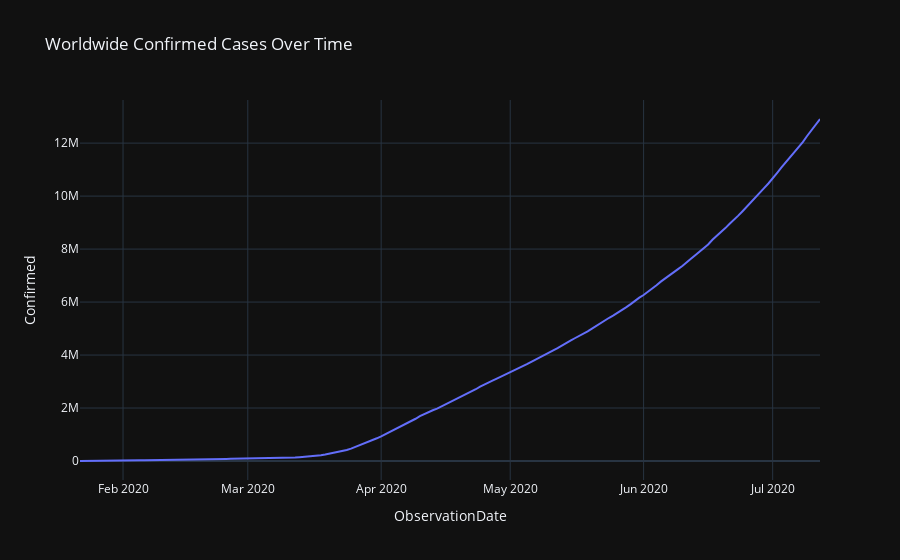
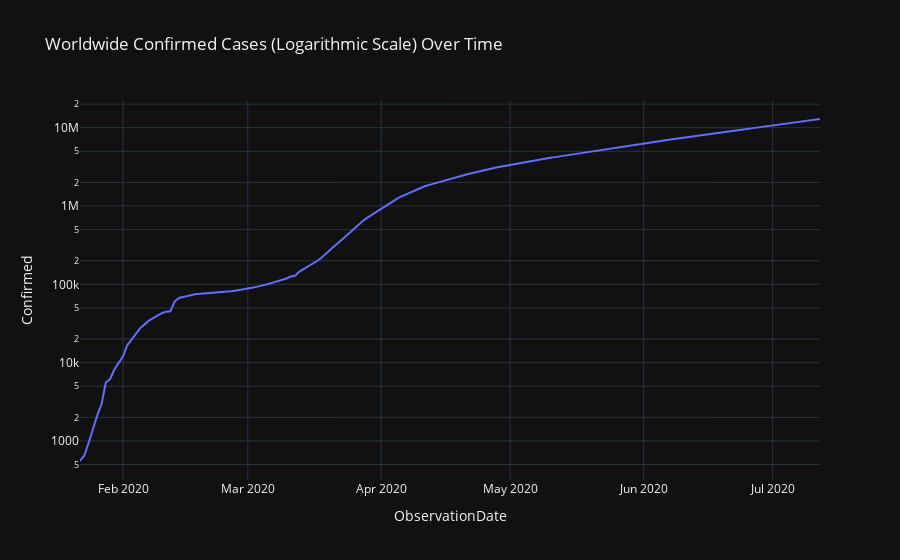

Notebook code for these charts, in order:
### Code cell
#importing libaries
import numpy as np
import pandas as pd
import matplotlib.pyplot as plt
import seaborn as sns
import warnings
warnings.simplefilter("ignore")

import plotly.graph_objects as go
import plotly.express as px
import plotly.io as pio
pio.templates.default = "plotly_dark"
from plotly.subplots import make_subplots
import seaborn as sns


from sklearn.model_selection import RandomizedSearchCV , train_test_split
from sklearn.svm import SVR
from sklearn.linear_model import LinearRegression
from sklearn.metrics import mean_squared_error, mean_absolute_error
import datetime
plt.style.use('seaborn')
import math
import random
import time
import operator
covid19 = pd.read_csv('/covid_19.csv')
covid19['ObservationDate']=pd.to_datetime(covid19['ObservationDate'])
covid19['Last Update']=pd.to_datetime(covid19['Last Update'])
grouped = covid19.groupby('ObservationDate')['Last Update', 'Confirmed', 'Deaths'].sum().reset_index()



fig = px.line(grouped, x="ObservationDate", y="Confirmed", 
              title="Worldwide Confirmed Cases Over Time")
fig.show()

fig = px.line(grouped, x="ObservationDate", y="Confirmed", 
              title="Worldwide Confirmed Cases (Logarithmic Scale) Over Time", 
              log_y=True)
fig.show()

### Figure 1 — Plotly figure (JSON) as saved in the notebook; plotly's stock layout.template omitted (floating-point values rounded to 4 significant figures; data arrays with more than 128 entries replaced by an {"elided": "..."} marker saying what was removed)
{"data": [{"hoverlabel": {"namelength": 0}, "hovertemplate": "ObservationDate=%{x}<br>Confirmed=%{y}", "legendgroup": "", "line": {"color": "#636efa", "dash": "solid"}, "mode": "lines", "name": "", "showlegend": false, "type": "scatter", "x": {"elided": "173 str values"}, "xaxis": "x", "y": {"elided": "173 int values"}, "yaxis": "y"}], "layout": {"legend": {"tracegroupgap": 0}, "title": {"text": "Worldwide Confirmed Cases Over Time"}, "xaxis": {"anchor": "y", "domain": [0, 1], "title": {"text": "ObservationDate"}}, "yaxis": {"anchor": "x", "domain": [0, 1], "title": {"text": "Confirmed"}}}}

### Figure 2 — Plotly figure (JSON) as saved in the notebook; plotly's stock layout.template omitted (floating-point values rounded to 4 significant figures; data arrays with more than 128 entries replaced by an {"elided": "..."} marker saying what was removed)
{"data": [{"hoverlabel": {"namelength": 0}, "hovertemplate": "ObservationDate=%{x}<br>Confirmed=%{y}", "legendgroup": "", "line": {"color": "#636efa", "dash": "solid"}, "mode": "lines", "name": "", "showlegend": false, "type": "scatter", "x": {"elided": "173 str values"}, "xaxis": "x", "y": {"elided": "173 int values"}, "yaxis": "y"}], "layout": {"legend": {"tracegroupgap": 0}, "title": {"text": "Worldwide Confirmed Cases (Logarithmic Scale) Over Time"}, "xaxis": {"anchor": "y", "domain": [0, 1], "title": {"text": "ObservationDate"}}, "yaxis": {"anchor": "x", "domain": [0, 1], "title": {"text": "Confirmed"}, "type": "log"}}}
